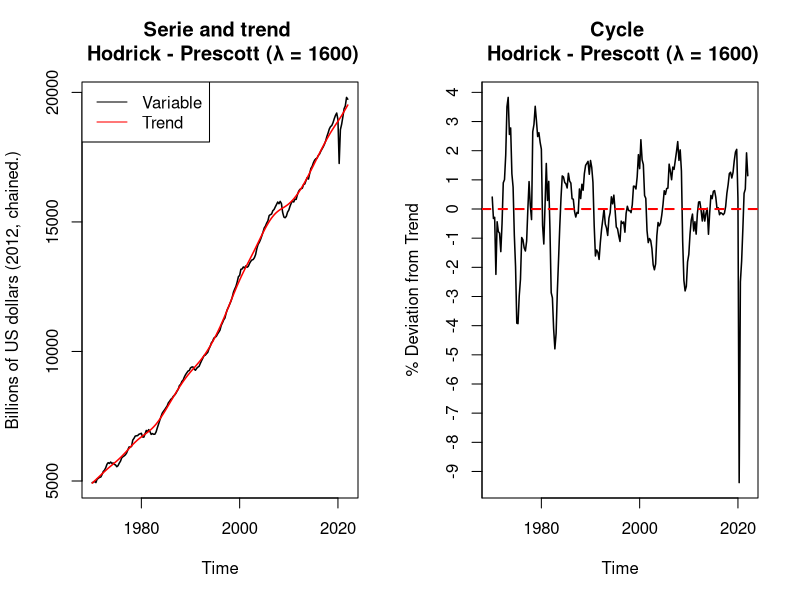

The R script that drew this image:
# Hodrick - Prescott decomposition for univariate time series

# Written by: Jorge Paredes on May, 2022.

# Inspired by the first problem set of intermediate macroeconomics lectured at USFQ by Carlos Uribe

# Preamble ----
invisible(lapply(c("readr","tidyverse", "lubridate", "data.table"), library, character.only=T))

home <- "C:/Users/jparedesm/iCloudDrive/Desktop/Papers/Time Series/Univariate/Hodrick Prescott/Data"
laptop <- "C:/Users/jpare/iCloudDrive/Desktop/Papers/Time Series/Univariate/Hodrick Prescott/Data"
setwd(home)
wd <- getwd()

rm(home, laptop)

# Data ----
# I used the Real Gross Domestic Product for the U.S. Billions of Chained 2012 Dollars, 
## Seasonally Adjusted Annual Rate
# Data is retrieved from FRED St. Louis: https://fred.stlouisfed.org/series/GDPC1 

gdp <- read_csv("gdp_us.csv") %>% 
  mutate(DATE=as.Date(DATE),
         GDPC1=log(GDPC1)) %>% 
  rename(date = DATE, gdp = GDPC1) %>% 
  filter(year(date) >= 1970)

# HP Filter ----
hp_filter <- function(data, lambda){
  # Set the data ----
  y <- select_if(data, is.numeric)[[1]]
  date <- select_if(data, is.Date)[[1]]
  N <- length(y); L <- lambda
  
  # Build the F matrix ----
  Row1 <- matrix(c(1,-2,1, rep(0, times = (N-3))), nrow =1)
  Row2 <- matrix(c(-2, 5, -4, 1, rep(0, times = (N-4))), nrow = 1)
  
  mid_mat <- function(dim){
    vec <- c(1,-4,6,-4,1, rep(0, times = (N-5)))
    mat <- toeplitz(vec)
    mat[lower.tri(mat)] <- 0
    mat[seq(dim - 4), ]
  }
  Mid_mat <- mid_mat(N)
  
  Row_n_2 <- matrix(c(rep(0, times = (N-4)), 1,-4, 5,-2), nrow = 1)
  Row_n_1 <- matrix(c(rep(0, times = (N-3)), 1,-2,1), nrow = 1)
  
  F_mat <- rbind(Row1, Row2, Mid_mat, Row_n_2, Row_n_1)
  
  # Create the matrix for filtering (I+LF)^-1 ----
  H <- solve(diag(1, nrow = N, ncol = N)+L*F_mat)
  
  # Export the results as a data frame ----
  tau <- H %*% y; c = y-tau
  
  results <- data.frame(date = seq(head(date,1), length.out = N, by = "quarters"),
                        serie = y,
                        trend = tau,
                        cycle = c)
  
  export <- list(data = results, H_matrix = H)
  
  return(export)
}

us_hp <- hp_filter(data=gdp, lambda = 1600)


# Graphs ----
par(mfrow=c(1,2))
plot(us_hp$data$date, exp(us_hp$data$serie), main = "Serie and trend \n Hodrick - Prescott (λ = 1600)",
     ylab="Billions of US dollars (2012, chained.)", 
     xlab="Time", type="l", lwd = 1.5)
lines(us_hp$data$date,exp(us_hp$data$trend), col="red", lwd = 1.5)
legend("topleft", legend = c("Variable", "Trend"), col=c("black", "red"), lty=1)

plot(us_hp$data$date, 100*us_hp$data$cycle, main ="Cycle \n Hodrick - Prescott (λ = 1600)",
     ylab="% Deviation from Trend", xlab = "Time", type="l", lwd = 1.5, yaxp = c(-10, 5, 15))
abline(h=0, col="red", lty=2, lwd = 2)
par(mfrow=c(1,1))


# EOF